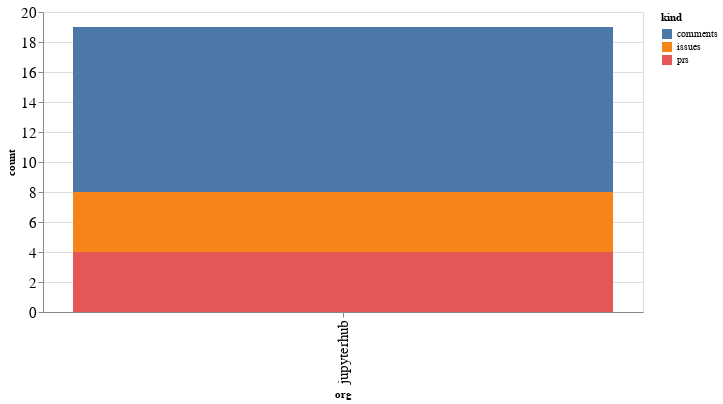

The notebook cell this image was saved under:
### Code cell
alt.Chart(org_summaries, width=600).mark_bar().encode(
    x='org',
    y='count',
    color='kind',
    tooltip="org"
)

### Figure 1 — Vega-Lite specification as saved in the notebook (floating-point values rounded to 4 significant figures)
{"config": {"axisLeft": {"labelFontSize": 15}, "axisBottom": {"labelFontSize": 15}}, "data": {"name": "data-e8dc85d6e64e1d711681c8fbca27e611"}, "mark": "bar", "encoding": {"color": {"type": "nominal", "field": "kind"}, "tooltip": {"type": "nominal", "field": "org"}, "x": {"type": "nominal", "field": "org"}, "y": {"type": "quantitative", "field": "count"}}, "width": 600, "$schema": "https://vega.github.io/schema/vega-lite/v4.8.1.json", "datasets": {"data-e8dc85d6e64e1d711681c8fbca27e611": [{"org": "jupyterhub", "kind": "comments", "count": 11}, {"org": "jupyterhub", "kind": "issues", "count": 4}, {"org": "jupyterhub", "kind": "prs", "count": 4}]}}
